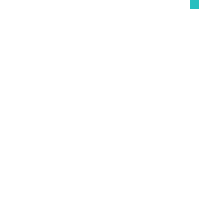
Frame 1 (no input)
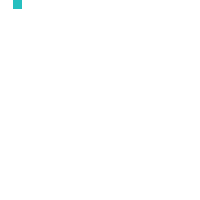
Frame 60 (the mouse pressed at the canvas centre just before this capture)
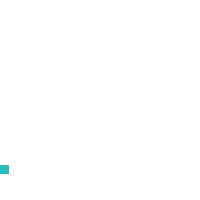
Frame 120 (the mouse held since frame 60 and released just before this capture)

The Processing sketch that drew these frames (run headless with seeded random() and noise(); from frame 60 on, the mouse is pressed at the canvas centre):

// Processing sketch: processing_162597
// ── processing_162597.pde

int x = 190;
int y = 0;

int speed = 3;  


int state = 0;  

void setup() {
  size(200,200);
}

void draw() {
  background(255);


  noStroke(); //"360 noStroke!," my roommate shouted. I laughed
  fill(38,191,191); //for five minutes straight. God I love puns.
  rect(x,y,9,9); //The square has now taken the hue of lovely aqua

  if (state == 0) {
    x = x - speed;
   
    if (x < 0) {
      x = 0;
      state = 1;
    }
  } else if (state == 1) {
    y = y + speed;
    if (y > height) { //This took so long to figure out!
      y = height-10; //Even though it seemed relatively simple at first,
      state = 2; //Given all one had to do was change the direction.
    } //Turns out that's pretty hard.
  } else if (state == 2) {
    x = x + speed;
    if (x > width) {
      x = width-10;
      state = 3;
    }
  } else if (state == 3) {//Only during this assignment did
    y = y - speed; //I finally figure out how to properly
    if (y < 0) { //reverse the direction of the shape.
      y = 0;
      state=0;
    }
  }
}
